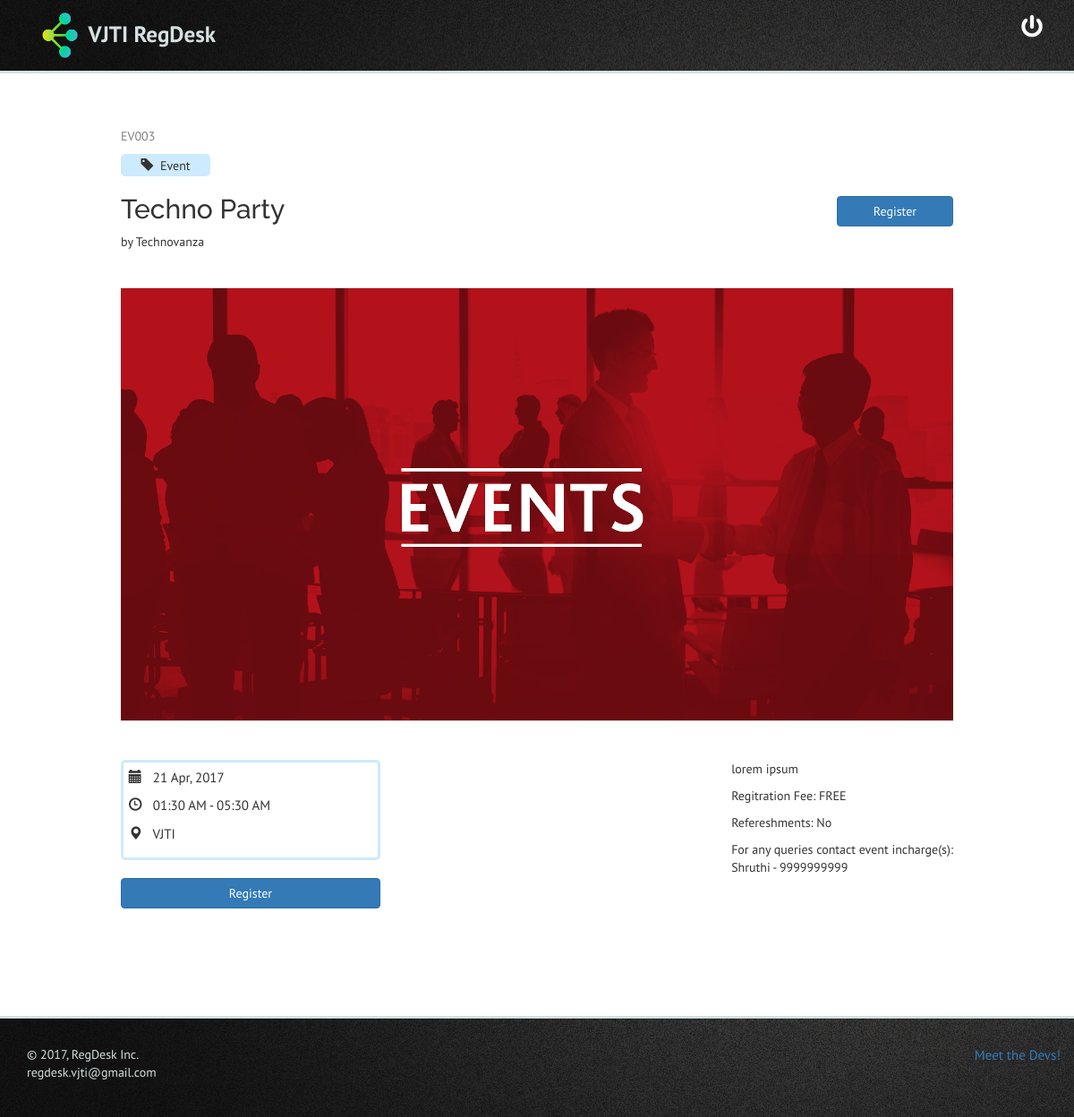
The app's page /public/event.php?event=3 (signed in) with its own data.
### tables this page shows
CREATE TABLE `events` (
  `event_id` int(11) NOT NULL,
  `event_name` varchar(64) NOT NULL,
  `description` text NOT NULL,
  `start_date` date NOT NULL,
  `start_time` time NOT NULL,
  `end_date` date DEFAULT NULL,
  `end_time` time DEFAULT NULL,
  `venue` varchar(64) NOT NULL,
  `category` tinyint(4) NOT NULL,
  `committee` int(11) NOT NULL,
  `incharge1_name` varchar(50) NOT NULL,
  `incharge1_contact` varchar(10) NOT NULL,
  `incharge2_name` varchar(50) DEFAULT NULL,
  `incharge2_contact` varchar(10) DEFAULT NULL,
  `cost` smallint(6) NOT NULL DEFAULT '0',
  `refreshment` tinyint(1) DEFAULT '0',
  `note` text,
  `manager` int(11) NOT NULL,
  `banner` varchar(5) NOT NULL DEFAULT '.jpg',
  `post_timestamp` timestamp NOT NULL DEFAULT CURRENT_TIMESTAMP
);

CREATE TABLE `categories` (
  `category_id` int(11) NOT NULL,
  `category_name` varchar(20) NOT NULL
);

CREATE TABLE `committees` (
  `committee_id` int(11) NOT NULL,
  `committee_name` varchar(20) NOT NULL
);

### public/event.php (the view, shortened to what this page needs)
<?php
    if (isset($_GET['event'])) {
        require_once(__DIR__ .'/../includes/dbconfig.php');
        $event_id = mysqli_real_escape_string($dbc, trim($_GET['event']));
        $query = "SELECT ev.event_name, ev.description, ev.start_date, ev.end_date, ev.start_time, ev.end_time, ev.venue, ev.banner, cat.category_name, com.committee_name, ev.incharge1_name, ev.incharge1_contact, ev.incharge2_name, ev.incharge2_contact, ev.cost, ev.refreshment, ev.note FROM events as ev INNER JOIN categories as cat ON ev.category = cat.category_id INNER JOIN committees as com ON ev.committee = com.committee_id WHERE ev.event_id = $event_id";
        $result = mysqli_query($dbc, $query);
        if (mysqli_num_rows($result) == 1) {
            $event = mysqli_fetch_array($result);
            $query = "SELECT registration_id FROM registrations WHERE user_id = ".$_SESSION['user_id']." AND event_id = ".$event_id;
            $result = mysqli_query($dbc, $query);
            if (mysqli_num_rows($result) == 1)
              $registered = true;
            else
              $registered = false;
            $filename = "../banners/".str_pad($event_id, 4, 0, STR_PAD_LEFT).$event['banner'];
            if (file_exists($filename)) {
              $source = $filename;
            }
            else {
              $source = "../banners/cover_default.png";
            }
        }
        else
            exit('Event does not exist.');
    }
    else
        exit('Error: event not specified.');
    require_once(__DIR__ .'/../includes/header.php');
?>
  <div class="container" style="padding-bottom:0%;">
  <div class="row">
    <div class="col-sm-6">
      <p style="color: gray;">EV<?php echo htmlspecialchars(str_pad($event_id, 3, '0', STR_PAD_LEFT)); ?></p>
      <p style="max-width: 100px; vertical-align: middle; background-color: rgb(205,234,254); border-radius: 5px; padding: 0.5%; text-align: center;"><span class="glyphicon glyphicon-tag"></span>&nbsp;&nbsp;<?php echo htmlspecialchars($event['category_name']); ?></p>
      <h2 style="font-family: 'Raleway', sans-serif;"><?php echo htmlspecialchars($event['event_name']); ?></h2>
      <p>by <?php echo htmlspecialchars($event['committee_name']); ?></p>
      </div>
      <div class="col-sm-4">
      </div>
      <div class="col-sm-2" style="padding-top:8%;">
      <?php
        if ($registered) {
      ?>
          <button type="button" class="btn btn-primary">Registered</button>
      <?php
        } else {
      ?>
          <a href="../controls/register.php?event=<?php echo htmlspecialchars($event_id); ?>"><button type="button" class="btn btn-primary">Register</button></a>
      <?php
        }
      ?>
      </div>
    </div>
    </div>
<br>
    <div class="container" style="padding-top:1%;padding-bottom:0%;">
        <img src="<?php echo $source; ?>" class="img-responsive" style="margin: auto;">
    </div>
    <br>
    <div class="container" style="padding-top:2%;">
    <div class="row">
    <div class="col-sm-4">
    <div class="schedule">
          <p style="font-size:15px;"><span class="glyphicon glyphicon-calendar"></span>&nbsp;&nbsp;
          <?php
            if (empty($event['end_date']))
                echo htmlspecialchars(date('d M, Y', strtotime($event['start_date'])));
            else
                echo htmlspecialchars(date('d M, Y', strtotime($event['start_date']))).' - '.htmlspecialchars(date('d M, Y', strtotime($event['end_date'])));
          ?></p>
          <p style="font-size:15px;"><span class="glyphicon glyphicon-time"></span>&nbsp;&nbsp;
          <?php
            if (empty($event['end_time']))
                echo htmlspecialchars(date('H:i A', strtotime($event['start_time'])));
            else
                echo htmlspecialchars(date('H:i A', strtotime($event['start_time']))).' - '.htmlspecialchars(date('H:i A', strtotime($event['end_time'])));;
          ?></p>
          <p style="font-size:15px;"><span class="glyphicon glyphicon-map-marker"></span>&nbsp;&nbsp;
          <?php
            echo htmlspecialchars($event['venue']);
          ?></p>
    </div>
    <br>
    <?php
        if ($registered) {
      ?>
          <button type="button" class="btn btn-primary">Registered</button>
      <?php
        } else {
      ?>
          <a href="../controls/register.php?event=<?php echo htmlentities($event_id); ?>"><button type="button" class="btn btn-primary">Register</button></a>
      <?php
        }
      ?>
    </div>
    <div class="col-sm-2">
    </div>
    <div class="col-sm-6" >
       <div style="float:right;">
        <p><?php echo nl2br(htmlspecialchars($event['description'])); ?></p>
        <p>Regitration Fee:
        <?php
          if ($event['cost'] == 0)
            echo 'FREE';
          else
            echo 'Rs. '.$event['cost'];
        ?>
        </p>
        <p>Refereshments:
        <?php
          if ($event['refreshment'] == 0)
            echo 'No';
          else
            echo 'Yes';
        ?>
        </p>
        <p>
          For any queries contact event incharge(s):
          <br>
          <?php
            echo $event['incharge1_name']." - ".$event['incharge1_contact'];
          ?>
        </p>
    </div>
    </div>
    </div>
    </div>
<?php
  require_once(__DIR__ . '/../includes/footer.php');
?>

### css/event.css (style rules this page uses)
.container { padding: 10%; padding-top: 5%; }
.schedule { border-style: solid; border-color: rgb(205,234,254); border-radius: 5px; padding: 2%; width:100%; }
.btn-primary { width:100%; }

### includes/header.php (style rules this page uses)
body { font-family: 'PT Sans', sans-serif; padding-bottom: 0px; padding-right: 0px; }

### records on screen
events: categories.category_name "Event", event_name "Techno Party", committees.committee_name "Technovanza", banner (placeholder picture), start_date "21 Apr, 2017", start_time "01:30 AM", end_time "05:30 AM", venue "VJTI", description "lorem ipsum", incharge1_name "Shruthi", incharge1_contact "9999999999"

### other values on screen
str_pad($event_id, 3, '0', STR_PAD_LEFT) "003"
USER "regdesk.vjti@gmail.com"
